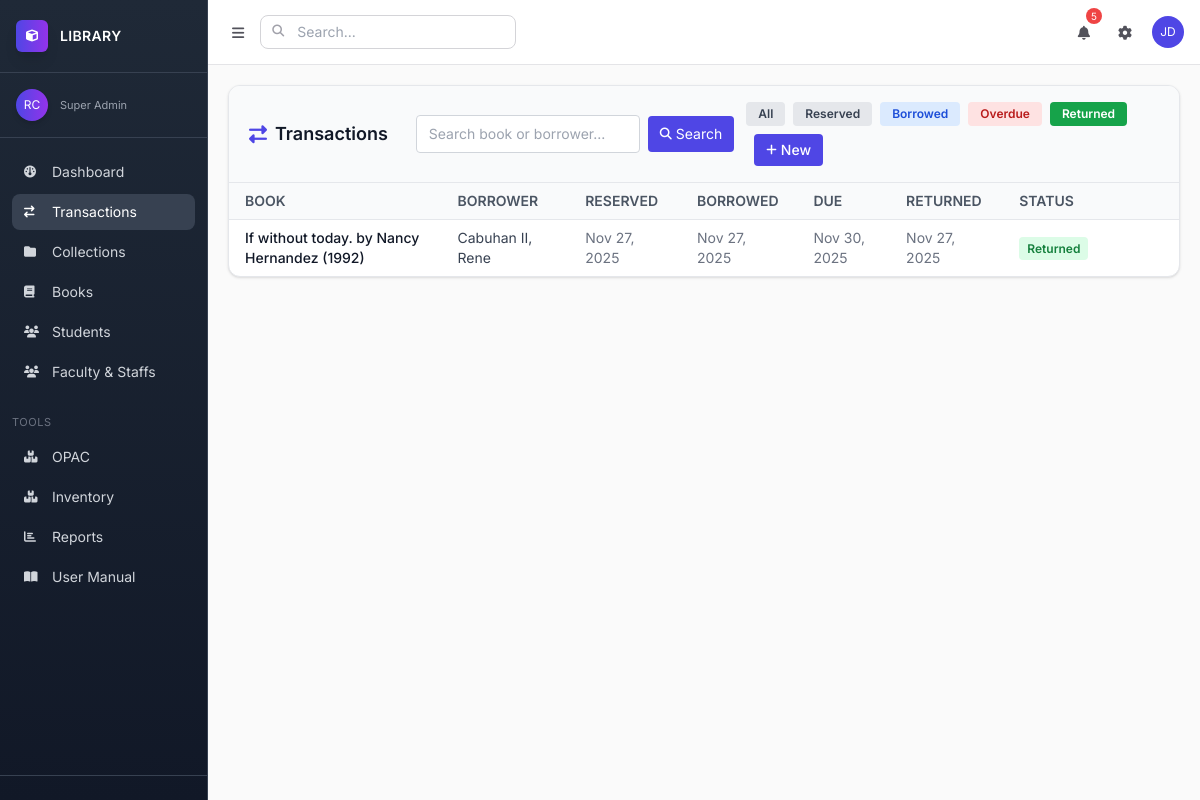
Page /library/transactions/?status=returned on the committed database.
### apps/app2/models.py (models this page shows, shortened)
class Transaction(models.Model):
    book = models.ForeignKey(Book, on_delete=models.CASCADE, related_name="transactions")
    borrower = models.ForeignKey(Student, on_delete=models.CASCADE, related_name="transactions")
    barcode = models.ForeignKey('BookBarcode', on_delete=models.CASCADE, related_name="transactions", null=True, blank=True)
    date_reserve = models.DateTimeField(auto_now_add=True)
    date_borrowed = models.DateTimeField(blank=True, null=True)
    due_date = models.DateField(blank=True, null=True)
    date_returned = models.DateField(blank=True, null=True)
    remarks = models.CharField(max_length=255, blank=True, null=True)
    STATUS_CHOICES = [
        ("reserved", "Reserved"),
        ("borrowed", "Borrowed"),
        ("returned", "Returned"),
        ("overdue", "Overdue"),
        ("damaged", "Damaged"),
        ("lost", "Lost"),
    ]
    status = models.CharField(max_length=20, choices=STATUS_CHOICES, default="reserved")

class Book(models.Model):
    collection = models.ForeignKey(
        Collection, on_delete=models.SET_NULL, null=True, blank=True, related_name="books"
    )
    control_number = models.CharField(max_length=50, unique=True, verbose_name="Control Number / 001")
    isbn = models.CharField(max_length=20, blank=True, null=True, verbose_name="ISBN / 020")
    title = models.CharField(max_length=255, verbose_name="Title / 245$a")
    subtitle = models.CharField(max_length=255, blank=True, null=True, verbose_name="Subtitle / 245$b")
    statement_of_responsibility = models.CharField(max_length=255, blank=True, null=True, verbose_name="Statement of Responsibility / 245$c")
    author = models.CharField(max_length=255, verbose_name="Main Author / 100$a")
    added_authors = models.CharField(max_length=255, blank=True, null=True, verbose_name="Added Authors / 700$a")
    edition = models.CharField(max_length=100, blank=True, null=True, verbose_name="Edition / 250")
    publisher = models.CharField(max_length=255, blank=True, null=True, verbose_name="Publisher / 264$b")
    publication_place = models.CharField(max_length=255, blank=True, null=True, verbose_name="Place / 264$a")
    publication_year = models.CharField(max_length=4, blank=True, null=True, verbose_name="Year / 264$c")
    pages = models.CharField(max_length=50, blank=True, null=True, verbose_name="Pagination / 300$a")
    illustrations = models.CharField(max_length=255, blank=True, null=True, verbose_name="Illustrations / 300$b")
    dimensions = models.CharField(max_length=50, blank=True, null=True, verbose_name="Dimensions / 300$c")
    series = models.CharField(max_length=255, blank=True, null=True, verbose_name="Series / 490$a")
    notes = models.TextField(blank=True, null=True, verbose_name="General Notes / 500")
    summary = models.TextField(blank=True, null=True, verbose_name="Summary / 520")
    subjects = models.CharField(max_length=255, blank=True, null=True, verbose_name="Subjects / 650$a")
    classification = models.CharField(max_length=50, blank=True, null=True, verbose_name="Dewey / 082 or Local / 090")
    language = models.CharField(max_length=50, blank=True, null=True, verbose_name="Language / 041$a")
    cover_image = models.ImageField(
        upload_to='book_covers/', blank=True, null=True, verbose_name="Book Cover"
    )
    created_at = models.DateTimeField(auto_now_add=True)
    updated_at = models.DateTimeField(auto_now=True)
    def __str__(self):
        return f"{self.title} by {self.author} ({self.publication_year})"

### apps/app1/models.py (models this page shows)
class Student(models.Model):
    folder = models.ForeignKey(Folder, on_delete=models.SET_NULL, null=True, blank=True, related_name="students")
    last_name = models.CharField(max_length=150)
    first_name = models.CharField(max_length=150)
    middle_name = models.CharField(max_length=150, blank=True, null=True)
    mobile_number = models.CharField(max_length=20, blank=True, null=True)
    GENDER_CHOICES = [
        ('M', 'Male'),
        ('F', 'Female'),
        ('O', 'Other'),
    ]
    gender = models.CharField(max_length=1, choices=GENDER_CHOICES)
    def __str__(self):
        return f"{self.last_name}, {self.first_name}"

### apps/app2/views/transaction.py (the view)
# urls.py: path("transactions/", transaction.transaction_list, name="transaction_list"),
def transaction_list(request):
    status = request.GET.get("status")   # filter
    q = request.GET.get("q")             # search input
    page_number = request.GET.get("page")  # pagination
    transactions = Transaction.objects.select_related(
        "book", "borrower"
    ).order_by("-date_borrowed")
    if status:
        transactions = transactions.filter(status=status)
    if q:
        transactions = transactions.filter(
            Q(book__title__icontains=q) |
            Q(borrower__first_name__icontains=q) |
            Q(borrower__last_name__icontains=q)
        )
    paginator = Paginator(transactions, 10)
    page_obj = paginator.get_page(page_number)
    return render(request, "app2/transactions/transaction_list.html", {
        "transactions": page_obj.object_list,  # only transactions for this page
        "page_obj": page_obj,                  # page object for pagination controls
        "active_status": status,
        "search_query": q,                     # send back to input
    })

### templates/app2/transactions/transaction_list.html (shortened to what this page needs)
{% extends "base.html" %}
{% block content %}
<div class="bg-white rounded-xl shadow border border-gray-200 overflow-hidden">
    <div class="px-5 py-4 border-b border-gray-200 bg-gray-50 flex flex-col md:flex-row md:justify-between md:items-center gap-3">
        <div class="flex flex-col md:flex-row md:items-center gap-3 w-full md:w-auto">
            <h2 class="text-lg font-semibold text-gray-900 flex items-center space-x-2">
                <i class="fas fa-exchange-alt text-accent-500"></i>
                <span>Transactions</span>
            </h2>
            <form method="get" class="flex items-center gap-2 md:ml-4">
                <input
                    type="text"
                    name="q"
                    value="{{ search_query|default:'' }}"
                    placeholder="Search book or borrower..."
                    class="px-3 py-2 border border-gray-300 rounded text-sm focus:outline-none focus:ring-2 focus:ring-accent-500 w-56"
                >
                <button
                    type="submit"
                    class="px-3 py-2 bg-accent-500 text-white text-sm rounded hover:bg-accent-600 flex items-center gap-1"
                >
                    <i class="fas fa-search text-xs"></i> Search
                </button>
            </form>
        </div>
        <div class="flex flex-wrap items-center gap-2 mt-2 md:mt-0">
            <a href="{% url 'transaction_list' %}" class="px-3 py-1 rounded text-xs font-semibold {% if not active_status %} bg-gray-800 text-white {% else %} bg-gray-200 text-gray-700 hover:bg-gray-300 {% endif %}">All</a>
            <a href="?status=reserved" class="px-3 py-1 rounded text-xs font-semibold {% if active_status == 'reserved' %} bg-gray-800 text-white {% else %} bg-gray-200 text-gray-700 hover:bg-gray-300 {% endif %}">Reserved</a>
            <a href="?status=borrowed" class="px-3 py-1 rounded text-xs font-semibold {% if active_status == 'borrowed' %} bg-blue-600 text-white {% else %} bg-blue-100 text-blue-700 hover:bg-blue-200 {% endif %}">Borrowed</a>
            <a href="?status=overdue" class="px-3 py-1 rounded text-xs font-semibold {% if active_status == 'overdue' %} bg-red-600 text-white {% else %} bg-red-100 text-red-700 hover:bg-red-200 {% endif %}">Overdue</a>
            <a href="?status=returned" class="px-3 py-1 rounded text-xs font-semibold {% if active_status == 'returned' %} bg-green-600 text-white {% else %} bg-green-100 text-green-700 hover:bg-green-200 {% endif %}">Returned</a>
            <a href="{% url 'transaction_create' %}" class="px-3 py-1.5 bg-accent-500 text-white text-sm font-medium rounded hover:bg-accent-600 flex items-center gap-1 ml-2">
                <i class="fas fa-plus text-xs"></i> New
            </a>
        </div>
    </div>
    {% if page_obj.object_list %}
    <div class="overflow-x-auto">
        <table class="w-full text-sm">
            <thead class="bg-gray-50 border-b border-gray-200">
                <tr>
                    <th class="px-4 py-2 text-left font-semibold text-gray-600 uppercase">Book</th>
                    <th class="px-4 py-2 text-left font-semibold text-gray-600 uppercase">Borrower</th>
                    <th class="px-4 py-2 text-left font-semibold text-gray-600 uppercase">Reserved</th>
                    <th class="px-4 py-2 text-left font-semibold text-gray-600 uppercase">Borrowed</th>
                    <th class="px-4 py-2 text-left font-semibold text-gray-600 uppercase">Due</th>
                    <th class="px-4 py-2 text-left font-semibold text-gray-600 uppercase">Returned</th>
                    <th class="px-4 py-2 text-left font-semibold text-gray-600 uppercase">Status</th>
                    <th class="px-4 py-2"></th>
                </tr>
            </thead>
            <tbody class="divide-y divide-gray-200">
                {% for t in page_obj.object_list %}
                <tr class="hover:bg-gray-50 transition-colors duration-150 group">
                    <td class="px-4 py-2 font-medium text-gray-900">{{ t.book }}</td>
                    <td class="px-4 py-2 text-gray-700">{{ t.borrower }}</td>
                    <td class="px-4 py-2 text-gray-500">{{ t.date_reserve|date:"M d, Y" }}</td>
                    <td class="px-4 py-2 text-gray-500">{% if t.date_borrowed %} {{ t.date_borrowed|date:"M d, Y" }} {% else %} - {% endif %}</td>
                    <td class="px-4 py-2 text-gray-500">{% if t.due_date %} {{ t.due_date|date:"M d, Y" }} {% else %} - {% endif %}</td>
                    <td class="px-4 py-2 text-gray-500">{% if t.date_returned %} {{ t.date_returned|date:"M d, Y" }} {% else %} - {% endif %}</td>
                    <td class="px-4 py-2">
                        <span class="px-2 py-1 rounded text-xs font-semibold {% if t.status == 'borrowed' %} bg-blue-100 text-blue-700 {% elif t.status == 'returned' %} bg-green-100 text-green-700 {% elif t.status == 'overdue' %} bg-red-100 text-red-700 {% elif t.status == 'lost' %} bg-black text-white {% elif t.status == 'damaged' %} bg-yellow-100 text-yellow-700 {% else %} bg-gray-100 text-gray-700 {% endif %}"> {{ t.status|title }} </span>
                    </td>
                </tr>
                {% endfor %}
            </tbody>
        </table>
    </div>
    {% endif %}
</div>
{% endblock %}

### templates/base.html (style rules this page uses)
* { font-family: "Inter", sans-serif; }

### rows in the picture
Transaction: book "If without today. by Nancy Hernandez (1992)", borrower "Cabuhan II, Rene", date_reserve "Nov 27, 2025", date_borrowed "Nov 27, 2025", due_date "Nov 30, 2025", date_returned "Nov 27, 2025", status "Returned"

### other values in the picture
{{ request.user.role|default:"Super Admin" }} "Super Admin"
